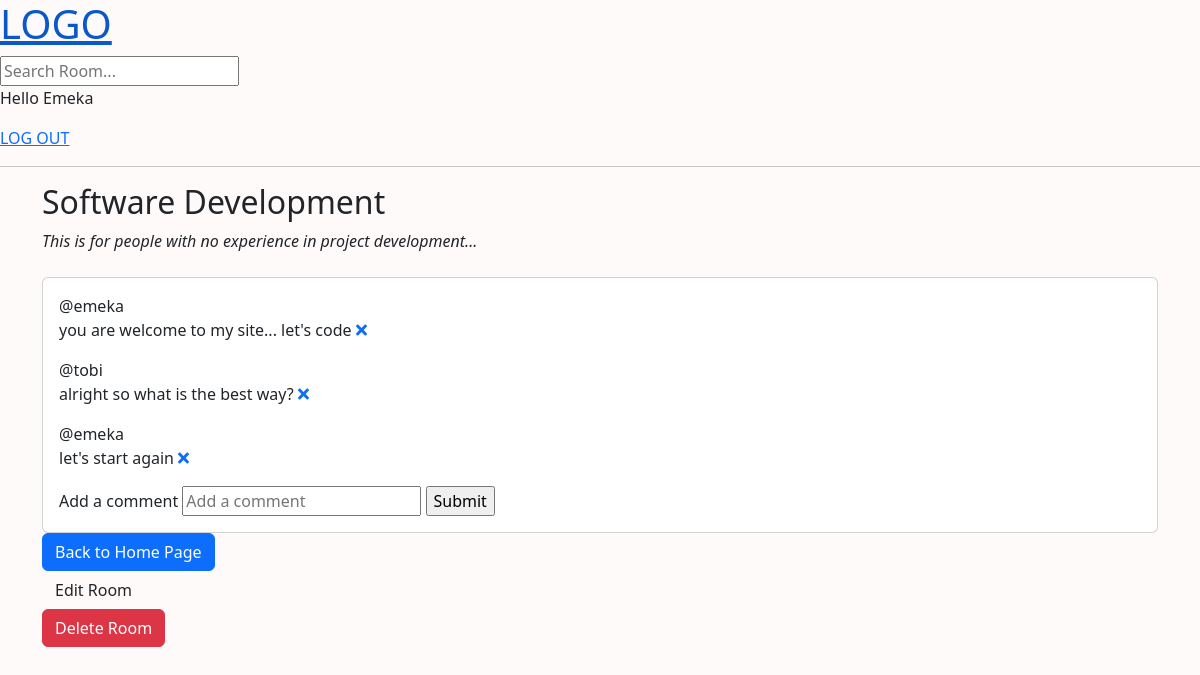
Page /room-detail/2/ (signed in) on the earlier database version.
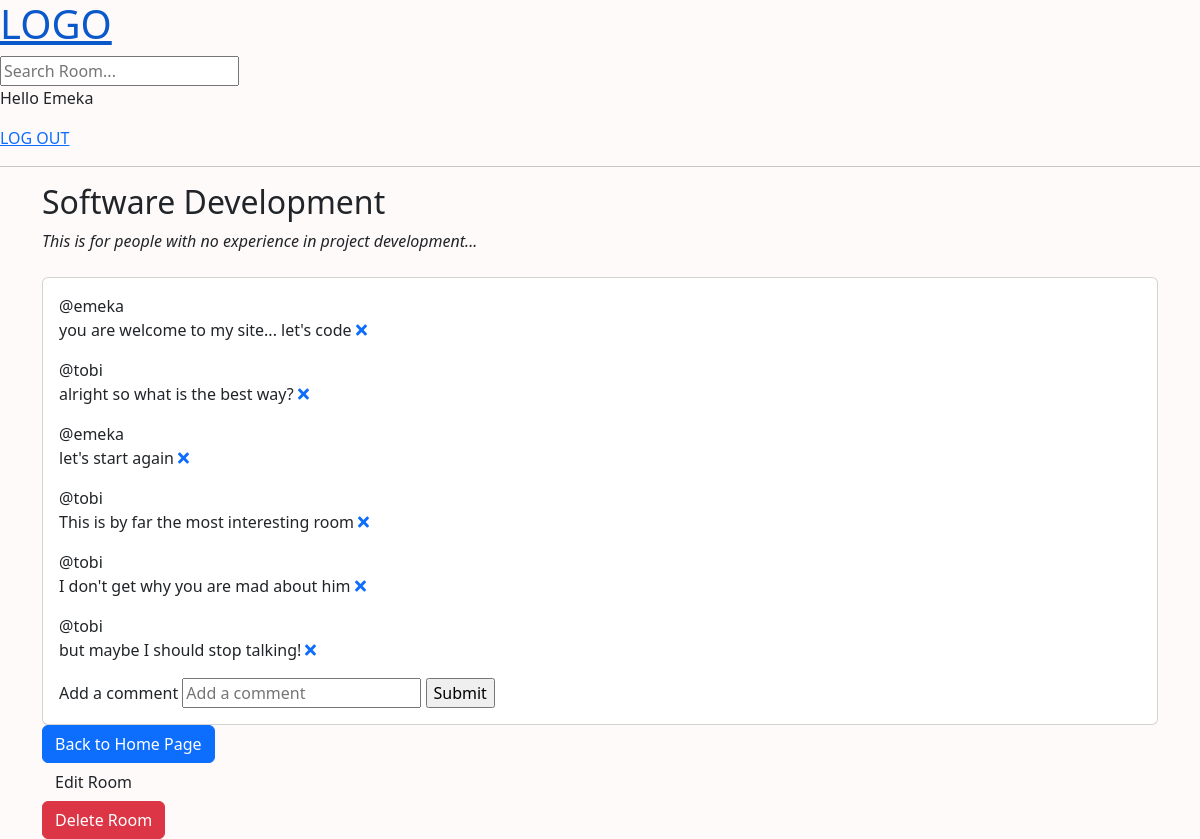
Same page on the later database version.
### base/models.py (models this page shows, shortened)
class Comment(models.Model):
    user = models.ForeignKey(User, on_delete=models.CASCADE)
    parent_comment = models.ForeignKey(
        'self', on_delete=models.CASCADE, null=True, blank=True
    )
    room = models.ForeignKey(Room, on_delete=models.CASCADE)
    content = models.TextField()
    updated = models.DateTimeField(auto_now=True)
    created = models.DateTimeField(auto_now_add=True)
    def __str__(self):
        return self.content

class User(AbstractUser):
    first_name = models.CharField(max_length=100, blank=False)
    last_name = models.CharField(max_length=100, blank=False)
    email = models.EmailField(unique=True, blank=False)
    student_id = models.CharField(max_length=10, unique=True, blank=True)
    school = models.ForeignKey(
        School, on_delete=models.SET_NULL, null=True, blank=True)
    course = models.CharField(max_length=100, null=True, blank=True)
    USERNAME_FIELD = 'email'
    REQUIRED_FIELDS = []
    def __str__(self) -> str:
        return self.username

### base/views.py (the view, shortened to what this page needs)
# urls.py: path('room-detail/<str:pk>/', views.roomDetail, name='room-detail'),
@login_required(login_url='login')
def roomDetail(request, pk):
    room = Room.objects.get(id=pk)
    user_school = request.user.school
    if room.school.exists() and user_school not in room.school.all():
        messages.error(request, 'Not permitted in the Room!')
        return redirect('home')
    comments = Comment.objects.filter(room=room)
    participants = create_participants(room, comments)
    context = {'room': room, 'comments': comments,
               'participants': participants}
    return render(request, 'base/room-detail.html', context)

### base/models.py (called while the page is built)
    def __str__(self):
        return self.name

### base/views.py (called while the page is built)
def create_participants(room, comments):
    participants = room.participant_set.all()
    for comment in comments:
        user = comment.user
        if not participants.filter(user=user).exists():
            Participant.objects.create(user=user, room=room)
    return room.participant_set.all()

### base/templates/base/room-detail.html (shortened to what this page needs)
{% extends 'main.html' %}
{% block content %}
<div class="container-lg">
    <h2>{{room}}</h2>
    <p><i>{{room.description}}</i></p>
    <div class="card mt-4">
        <div class="card-body">
            {% for comment in comments %}
            <div>
                <span>@{{comment.user}}</span>
                <p>
                    {{comment}} <a href="{% url 'delete-comment' comment.id %}">
                        <i class="fas fa-times"></i>
                    </a>
                </p>
            </div>
            {% endfor %}
            <form action="" method="post">
                <label for="newComment">Add a comment</label>
                <input type="text" name="newComment" placeholder="Add a comment">
                <input type="submit" value="Submit">
            </form>
        </div>
    </div>
    <a href="{% url 'home' %}" class="btn btn-primary">Back to Home Page</a> <br>
    <a href="{% url 'edit-room' room.id %}" class="btn">Edit Room</a> <br>
    <a href="{% url 'delete-room' room.id %}" class="btn btn-danger">Delete Room</a> <br>
</div>
{% endblock content %}

Differences in the rows shown:
added Comment: user "tobi", content "This is by far the most interesting room"
added Comment: user "tobi", content "I don't get why you are mad about him"
added Comment: user "tobi", content "but maybe I should stop talking!"
